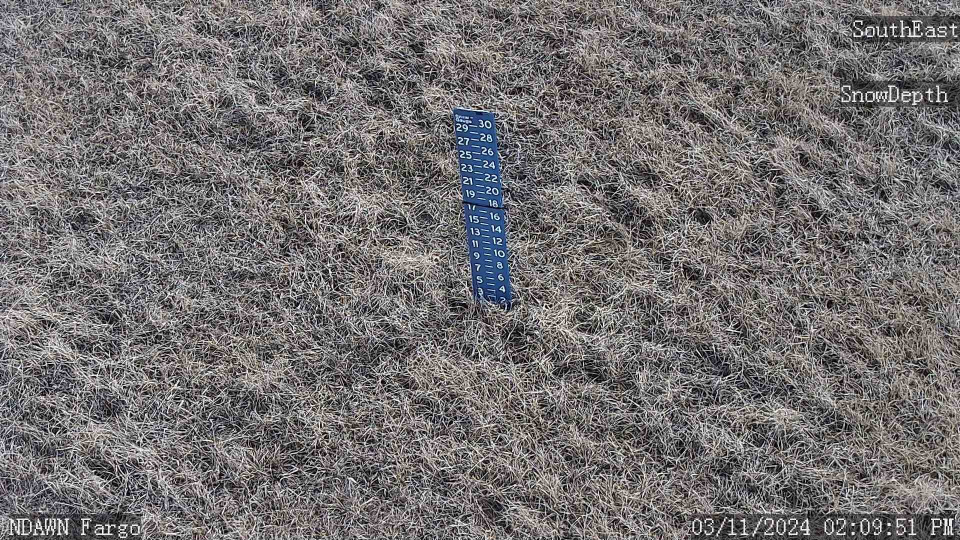
#> input picture images/Fargo_NE_SnowStake.png, 1920 x 1080 px (shown at 1/2 size); its folder holds 4 pictures in this run
$ python main.py
#> lines starting #> are read from the running program, lines starting #| are printed output that depends on the picture; after the words box and inside, x2 and y2 are one past the last pixel; in counts of white or black regions, pixels touching at a corner belong together
import numpy as np
import matplotlib.pyplot as plt
import os
import cv2
import re
import pytesseract
from PIL import Image

from Guassian_Blur import gaussian_blur2
from Sobel_Filter import sobel_filter
from Non_Maximum_Suppression import non_maximum_suppression
from Thresholding import threshold

import requests
from bs4 import BeautifulSoup

# relevant URLs
# https://s3.us-east-2.amazonaws.com/ndawn.info/station_photos/snow/Fargo_NE_SnowStake.jpg
# https://s3.us-east-2.amazonaws.com/ndawn.info/station_photos/snow/Clyde_NW_SnowStake.jpg
# https://s3.us-east-2.amazonaws.com/ndawn.info/station_photos/snow/Clyde_South_SnowStake.jpg
# https://s3.us-east-2.amazonaws.com/ndawn.info/station_photos/snow/Ray_SE_SnowStake.jpg
# https://s3.us-east-2.amazonaws.com/ndawn.info/station_photos/snow/Prosper_South_SnowStake.jpg
# https://s3.us-east-2.amazonaws.com/ndawn.info/station_photos/snow/Prosper_NE_SnowStake.jpg
#
def getYintercept(x1, y1, x2, y2):
    m = (y2-y1)/(x2-x1)
    b = y1 - m*(x1)
    return b
def getXintercept(x1, y1, x2, y2):
    m = (y2-y1)/(x2-x1)
    b = y1 - m*(x1)
    xint = -b/m
    return xint
def getBLine(x1, y1, x2, y2):
    yint = getYintercept(x1, y1, x2, y2)
    xint = getXintercept(x1, y1, x2, y2)
    if x1 < 0:
        x1 = 0
        y1 = yint
    if y1 < 0:
        y1 = 0
        x1 = xint
    if x2 < 0:
        x2 = 0
        y2 = yint
    if y2 < 0:
        y2 = 0
        x2 = xint
    return x1, y1, x2, y2

if __name__ == '__main__':
    pytesseract.pytesseract.tesseract_cmd = 'C:/Program Files/Tesseract-OCR/tesseract.exe'
    #path always needed when using tesseract
    #scrape for station here
    #scrape for image here
    srcD = '.\images\\'
    for file in os.scandir(srcD):
        filename = file.path
        print(filename)
        img = cv2.imread(filename)
#> img is the input picture: shape (1080, 1920, 3); mean B, G, R 112.7, 112, 115.1
        hsv = cv2.cvtColor(img, cv2.COLOR_BGR2HSV)
#> hsv: shape (1080, 1920, 3); mean H, S, V 60.2, 21.9, 116.5

        #lower bound found by getting the HSV value of rgb then dividing the h by 2 and subtracting 10 the s and v are the standard 96
        lower_blue = np.array([96, 100, 20])
        #Upper bound found by getting the HSV value of rgb then dividing the h by 2 and Adding 10 the s and v are the standard 116
        upper_blue = np.array([116, 255, 255])
        mask = cv2.inRange(hsv, lower_blue, upper_blue)
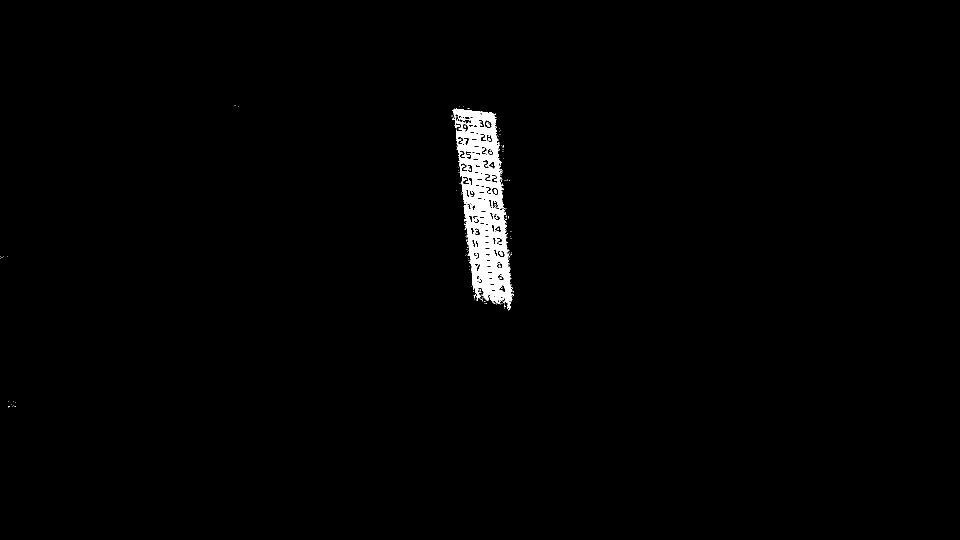
#> mask: shape (1080, 1920) (shown at 1/2 size); 1.2% white; 144 white regions (140 under 20 px), largest, box (x1, y1, x2, y2) and area: (904, 217, 1028, 621) 23327, (999, 503, 1006, 512) 46, (987, 378, 994, 387) 41, (973, 245, 977, 254) 26

        kernel = np.ones((5,5), np.uint8)

        dilation = cv2.dilate(mask, kernel, iterations = 1)
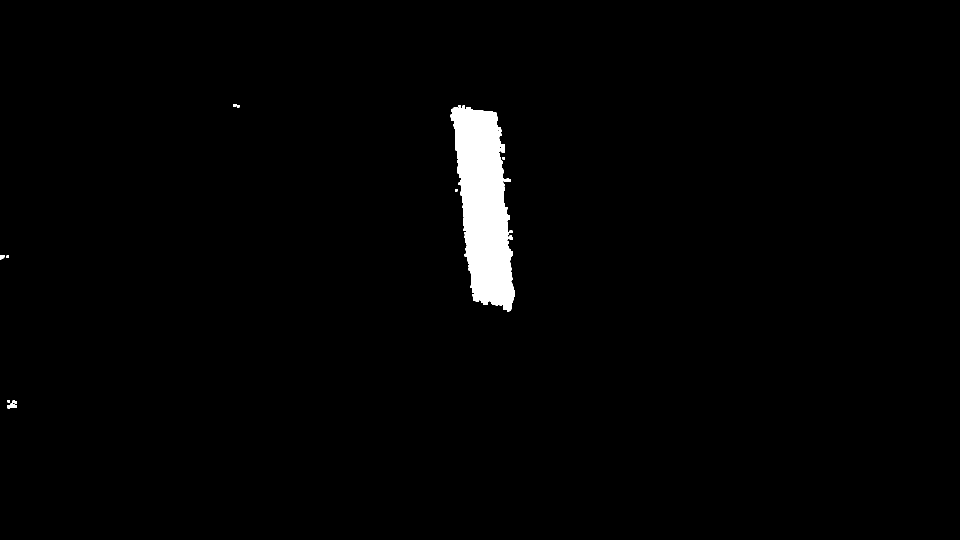
#> dilation: shape (1080, 1920) (shown at 1/2 size); 1.7% white; 15 white regions, largest, box (x1, y1, x2, y2) and area: (901, 214, 1030, 623) 34097, (14, 807, 33, 817) 135, (0, 510, 9, 519) 66
        erosion = cv2.erode(dilation, kernel, iterations = 2)
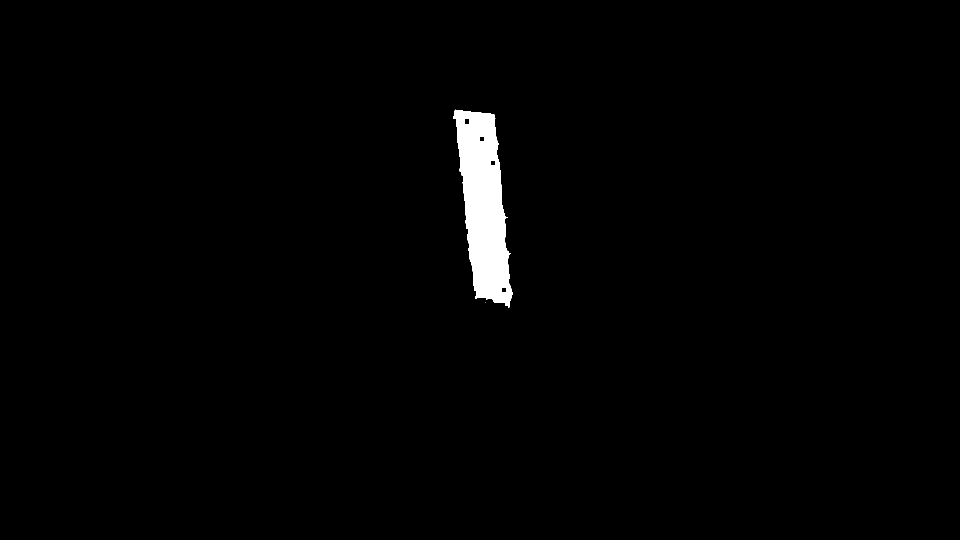
#> erosion: shape (1080, 1920) (shown at 1/2 size); 1.4% white; 2 white regions (1 under 20 px), largest, box (x1, y1, x2, y2) and area: (906, 219, 1026, 616) 28422
        dilation = cv2.dilate(erosion, kernel, iterations = 1)
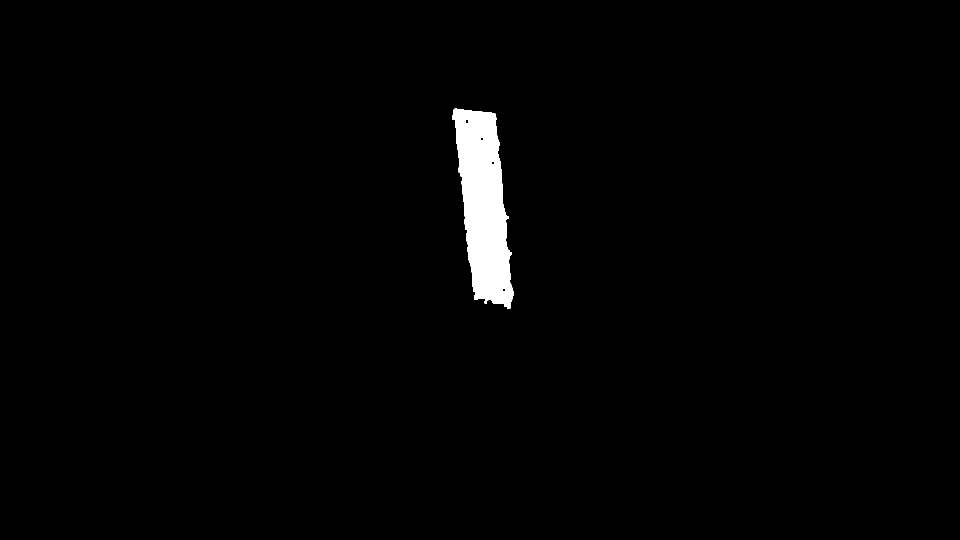
#> dilation: shape (1080, 1920) (shown at 1/2 size); 1.5% white; 1 white region, box (x1, y1, x2, y2) and area: (904, 217, 1028, 618) 30927

        blur = cv2.GaussianBlur(erosion, (0, 0), 5)

        canny = cv2.Canny(blur, 50, 150)
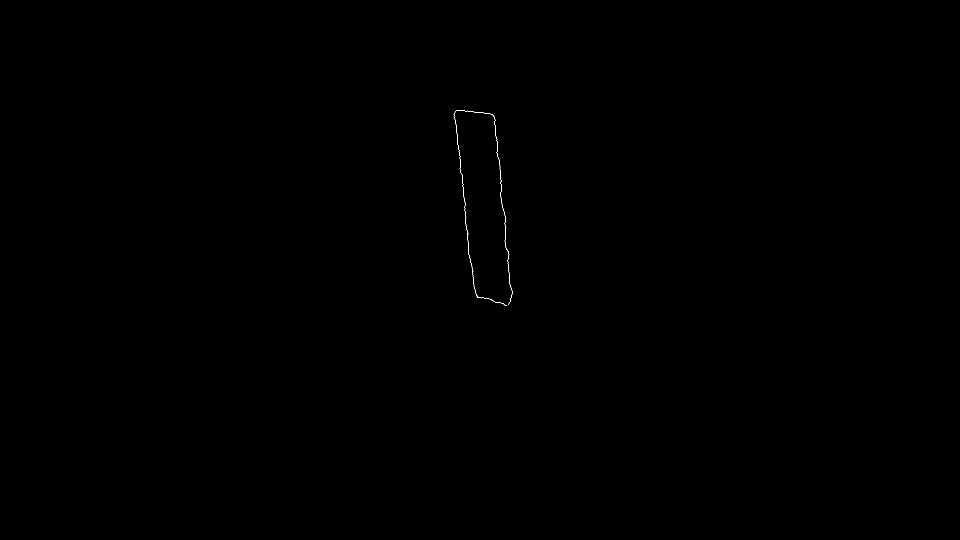
#> canny: shape (1080, 1920) (shown at 1/2 size); 0.04% white in thin lines or dots, all inside (x1, y1, x2, y2) = (907, 220, 1025, 612)
        lines = cv2.HoughLines(canny, 1, np.pi / 180, 200)
#> lines = None


        if lines is not None:
            minX = 1000000
            maxX = 0
            for line in lines:
                rho,theta = line[0]
                a = np.cos(theta)
                b = np.sin(theta)
                x0 = a * rho
                y0 = b * rho
                x1 = int(x0 + 1000 * (-b))
                y1 = int(y0 + 1000 * (a))
                x2 = int(x0 - 1000 * (-b))
                y2 = int(y0 - 1000 * (a))

                lne = getBLine(x1, y1, x2, y2)
                x1 = int(lne[0])
                y1 = int(lne[1])
                x2 = int(lne[2])
                y2 = int(lne[3])

                minX = min(minX, x1, x2)
                maxX = max(maxX, x1, x2)

                print(x1.__str__() + ' ' + y1.__str__() + ' ' + x2.__str__() + ' ' + y2.__str__())
                cv2.line(img, (x1, y1), (x2, y2), (0, 255, 0), 2)
            crop = img[0:img.shape[0], minX:maxX]
            cv2.imshow('Crop', crop)


        # [9 lines of commented-out code are left out]
#> (the run stopped early here; a loop or call above may not have finished)
